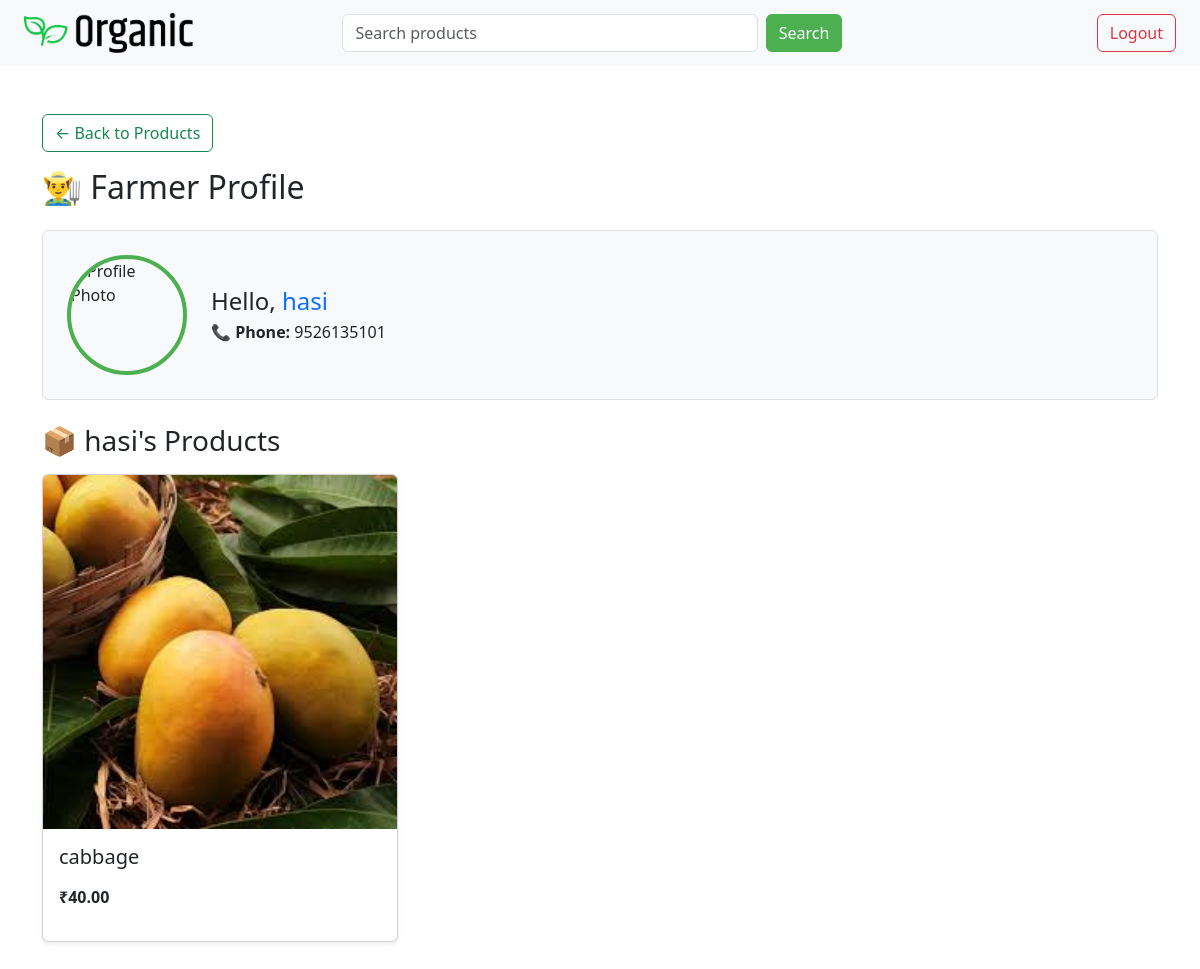
The page /farmerprofile/5/ (signed in) on the database as committed earlier.
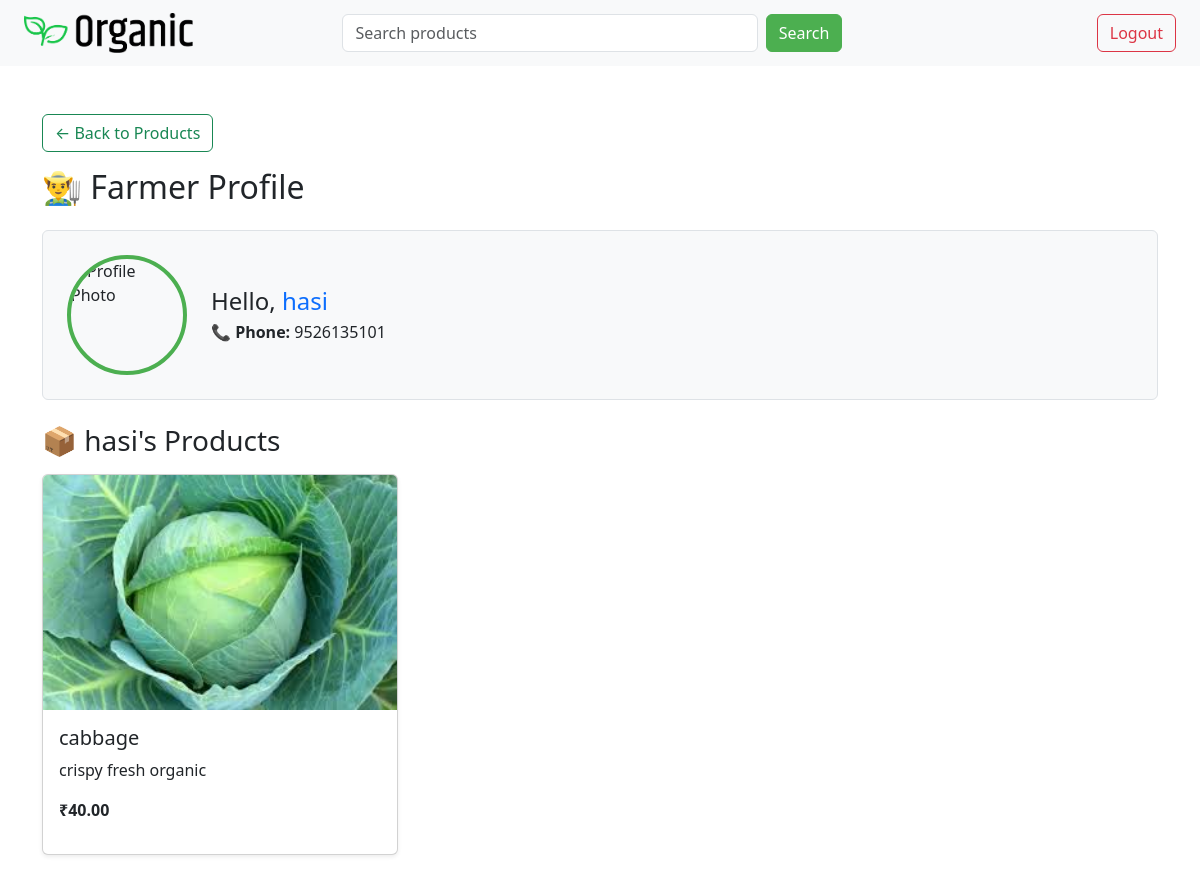
The same page on the database as committed later.
### home/models.py (models this page shows, shortened)
class Product(models.Model):
    UNIT_CHOICES = [
        ('kg', 'Kilogram'),
        ('g', 'Gram'),
        ('l', 'Litre'),
        ('ml', 'Millilitre'),
        ('pcs', 'Pieces'),
        ('bottle', 'Bottle'),
        ('packet', 'Packet'),
    ]
    name = models.CharField(max_length=30)
    price = models.DecimalField(max_digits=8, decimal_places=2)
    details = models.TextField()
    image = models.ImageField(upload_to='products/', null=True, blank=True)
    ctgry = models.ForeignKey('Category', on_delete=models.CASCADE, null=True, blank=True)
    user = models.ForeignKey(User, on_delete=models.CASCADE)  # Seller
    created_at = models.DateTimeField(auto_now_add=True)
    unit = models.CharField(max_length=10, choices=UNIT_CHOICES, default='kg')
    stock = models.PositiveIntegerField(default=0)

### home/views.py (the view, shortened to what this page needs)
# urls.py: path('farmerprofile/<int:pk>/', farmerprofilefn),
@login_required
def farmerprofilefn(request, pk):
    user = get_object_or_404(User, pk=pk)
    profile = user.userprofile
    products = Product.objects.filter(user=user)
    is_owner = request.user == user
    notifications = []
    stock_alerts = []
    if is_owner:
        notifications = Notification.objects.filter(user=user).order_by('-created_at')
        stock_alerts = StockAlert.objects.filter(farmer=user).order_by('-created_at')
    return render(request, 'farmerprofile.html', {
        'user': user,
        'profile': profile,
        'products': products,
        'is_owner': is_owner,
        'notifications': notifications,
        'stock_alerts': stock_alerts
    })

### home/templates/farmerprofile.html (shortened to what this page needs)
{% extends 'base.html' %}
{% load static %}
{% block content %}
<div class="container mt-4">
  <a href="/products/" class="btn btn-outline-success mb-3">← Back to Products</a>
  <div class="d-flex justify-content-between align-items-center mb-3">
    <h2>👨‍🌾 Farmer Profile</h2>
  </div>
  <div class="bg-light p-4 rounded border mb-4 d-flex align-items-center gap-4">
    <img src="{% if profile.image %}{{ profile.image.url }}{% else %}{% static 'images/default_profile.png' %}{% endif %}"
         class="profile-photo" alt="Profile Photo">
    <div>
      <h4 class="mb-1">Hello, <span class="text-primary">{{ user.username }}</span></h4>
      <p class="mb-0"><strong>📞 Phone:</strong> {{ profile.phone }}</p>
    </div>
  </div>
  <h3 class="mb-3">📦 {{ user.username }}'s Products</h3>
  <div class="row">
    {% if products %}
      {% for product in products %}
        <div class="col-md-4 mb-4">
          <div class="card shadow-sm">
            <img src="{{ product.image.url }}" class="card-img-top" alt="{{ product.name }}">
            <div class="card-body">
              <h5 class="card-title">{{ product.name }}</h5>
              <p class="card-text">{{ product.details }}</p>
              <p><strong>₹{{ product.price }}</strong></p>
            </div>
          </div>
        </div>
      {% endfor %}
    {% else %}
      <p>No products found.</p>
    {% endif %}
  </div>
</div>
{% endblock %}

Rows that differ between the two databases and show on the page:
changed Product "cabbage": image: a different picture; details (not shown) → "crispy fresh organic"
